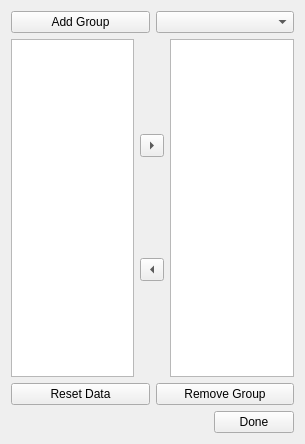
<?xml version="1.0" encoding="UTF-8"?>
<ui version="4.0">
 <class>Form</class>
 <widget class="QWidget" name="Form">
  <property name="geometry">
   <rect>
    <x>0</x>
    <y>0</y>
    <width>305</width>
    <height>444</height>
   </rect>
  </property>
  <property name="windowTitle">
   <string>Form</string>
  </property>
  <layout class="QVBoxLayout" name="verticalLayout_2">
   <item>
    <layout class="QHBoxLayout" name="horizontalLayout">
     <item>
      <widget class="QPushButton" name="addGroupButton">
       <property name="text">
        <string>Add Group</string>
       </property>
      </widget>
     </item>
     <item>
      <widget class="QComboBox" name="groupComboBox"/>
     </item>
    </layout>
   </item>
   <item>
    <layout class="QHBoxLayout" name="horizontalLayout_2">
     <item>
      <widget class="QListWidget" name="ungroupedStudentList">
       <property name="alternatingRowColors">
        <bool>true</bool>
       </property>
      </widget>
     </item>
     <item>
      <layout class="QVBoxLayout" name="verticalLayout">
       <item>
        <widget class="QToolButton" name="addStudentButton">
         <property name="text">
          <string>...</string>
         </property>
         <property name="arrowType">
          <enum>Qt::RightArrow</enum>
         </property>
        </widget>
       </item>
       <item>
        <widget class="QToolButton" name="removeStudentButton">
         <property name="text">
          <string>...</string>
         </property>
         <property name="arrowType">
          <enum>Qt::LeftArrow</enum>
         </property>
        </widget>
       </item>
      </layout>
     </item>
     <item>
      <widget class="QListWidget" name="groupStudentList">
       <property name="alternatingRowColors">
        <bool>true</bool>
       </property>
      </widget>
     </item>
    </layout>
   </item>
   <item>
    <layout class="QHBoxLayout" name="horizontalLayout_4">
     <item>
      <widget class="QPushButton" name="resetButton">
       <property name="text">
        <string>Reset Data</string>
       </property>
      </widget>
     </item>
     <item>
      <widget class="QPushButton" name="removeGroupButton">
       <property name="text">
        <string>Remove Group</string>
       </property>
      </widget>
     </item>
    </layout>
   </item>
   <item>
    <layout class="QHBoxLayout" name="horizontalLayout_3">
     <item>
      <spacer name="horizontalSpacer">
       <property name="orientation">
        <enum>Qt::Horizontal</enum>
       </property>
       <property name="sizeHint" stdset="0">
        <size>
         <width>40</width>
         <height>20</height>
        </size>
       </property>
      </spacer>
     </item>
     <item>
      <widget class="QPushButton" name="doneButton">
       <property name="text">
        <string>Done</string>
       </property>
      </widget>
     </item>
    </layout>
   </item>
  </layout>
 </widget>
 <resources/>
 <connections/>
</ui>
